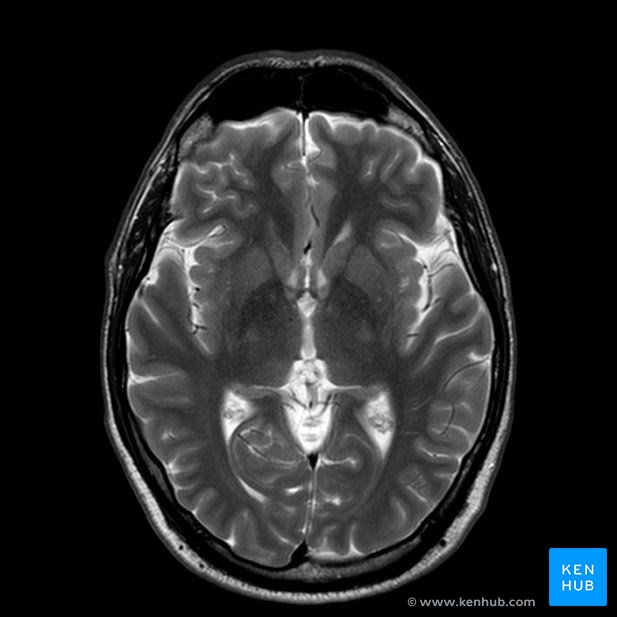
#> input picture img/brain.jpg, 617 x 617 px
$ python learn.py
#> lines starting #> are read from the running program, lines starting #| are printed output that depends on the picture
### mynoise.py
import cv2 as cv
from scipy import signal
from skimage.util import random_noise
from skimage import io
class NoiseForImage :
  def __init__(self,image_location) :
#> called with image_location = './img/brain.jpg'
    self.image = cv.imread(image_location)
#> self.image is the input picture: shape (617, 617, 3); mean B, G, R 39.3, 38.5, 37.3
  def resize_image(self,width,height) :
#> called with width = 500, height = 500
    self.image=cv.resize(self.image,(width,height))
#> self.image: shape (500, 500, 3)
  def grayscale_image(self) :
    self.image=cv.cvtColor(self.image,cv.COLOR_BGR2GRAY)
#> self.image: shape (500, 500)

  # [5 lines left out: function wiener_filter, not called in this run]

  def show(self,title="document") :
    cv.imshow(title,self.image)

  def gaussian_noise(self,mean,var) :
#> called with mean = 0, var = 0.05
    self.image = random_noise(self.image,mode="gaussian",mean=mean,var=var)
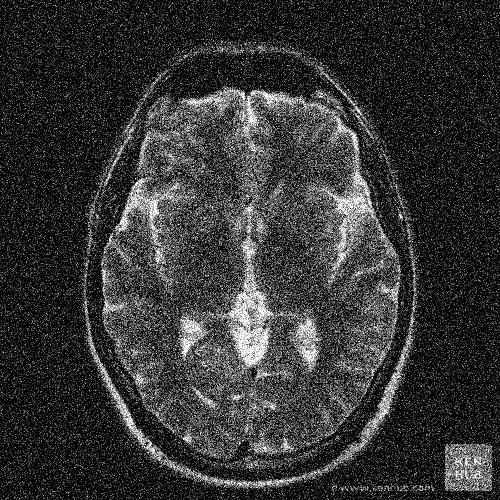
#> self.image: shape (500, 500) float64; min 0, max 1, mean 0.204
    self.image*=255
    self.image=self.image.astype('uint8')

  def get_image_matrix(self) :
    return self.image
  def speckle_noise(self) :
    self.image = random_noise(self.image,mode="speckle")
  def poisson_noise(self) :
    self.image = random_noise(self.image,mode="poisson")
  def salt_noise(self) :
    self.image = random_noise(self.image,mode="salt")
  def pepper_noise(self) :
    self.image = random_noise(self.image,mode="pepper")

  def save(self,filename) :
    io.imsave(filename,self.image)

### learn.py
import cv2 as cv
import numpy as np
from mynoise import NoiseForImage
img= NoiseForImage("./img/brain.jpg")
img_natural = NoiseForImage("./img/brain.jpg")
img.resize_image(500,500)
img_natural.resize_image(500,500)
img_natural.grayscale_image()
img.grayscale_image()
img.gaussian_noise(0,0.05)
# img.speckle_noise()
#> (the run stopped early here; a loop or call above may not have finished)

$ run again, with img/control-ui.jpg copied over img/brain.jpg
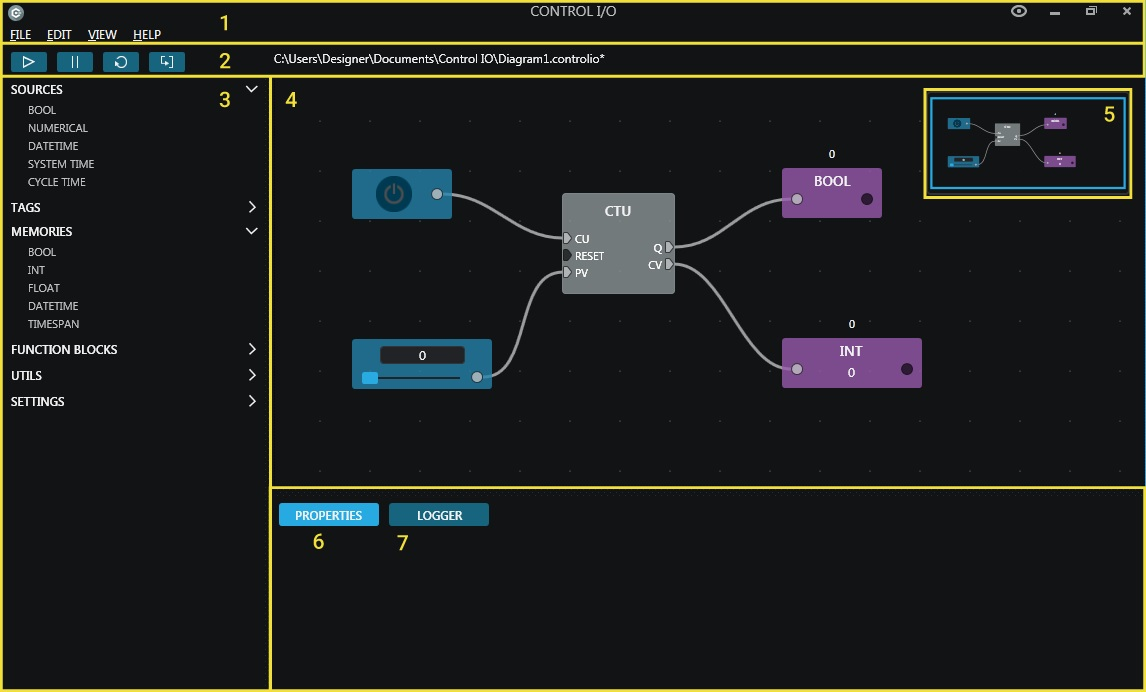
#> input picture img/control-ui.jpg, 1146 x 692 px
#> in __init__, self.image is the input picture: shape (692, 1146, 3); mean B, G, R 30.8, 31.6, 29.7
#> in grayscale_image, `self.image=cv.cvtColor(self.image,cv.COLOR_BGR2GRAY)`:
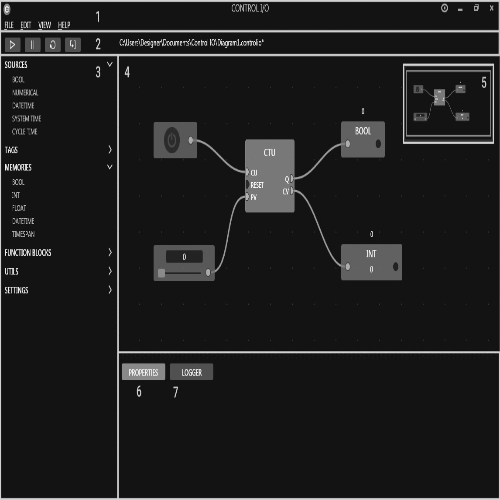
#> self.image: shape (500, 500); min 12, max 254, mean 31
#> in gaussian_noise, `self.image = random_noise(self.image,mode="gaussian",mean=mean,var=var)`:
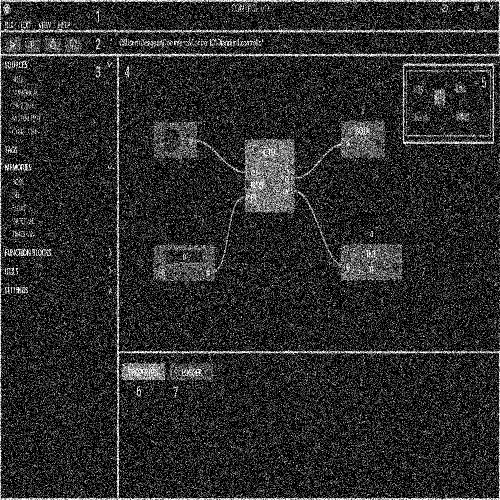
#> self.image: shape (500, 500) float64; min 0, max 1, mean 0.171

$ run again, with img/madrid-fullhd.jpg copied over img/brain.jpg
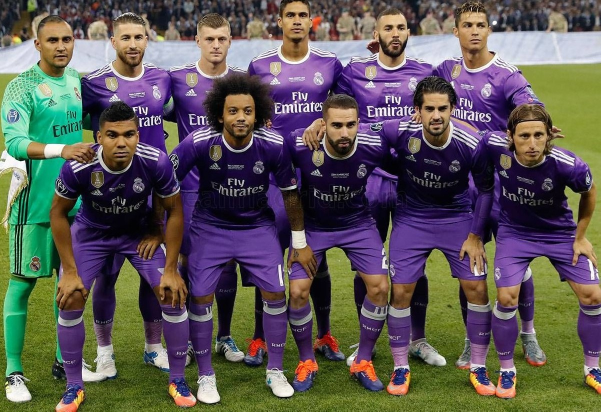
#> input picture img/madrid-fullhd.jpg, 1201 x 823 px (shown at 1/2 size)
#> in __init__, self.image is the input picture: shape (823, 1201, 3); mean B, G, R 85.9, 88.5, 94.5
#> in grayscale_image, `self.image=cv.cvtColor(self.image,cv.COLOR_BGR2GRAY)`:
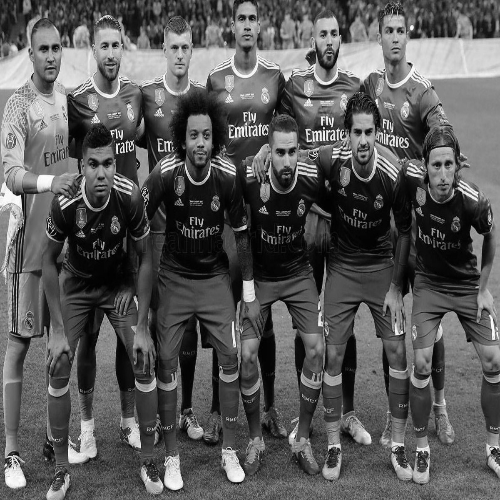
#> self.image: shape (500, 500); min 0, max 253, mean 89.9
#> in gaussian_noise, `self.image = random_noise(self.image,mode="gaussian",mean=mean,var=var)`:
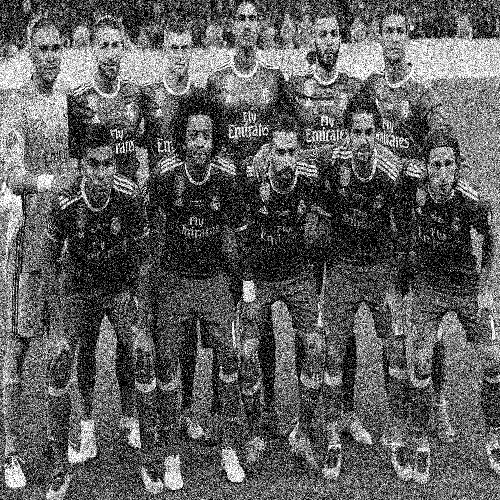
#> self.image: shape (500, 500) float64; min 0, max 1, mean 0.368
